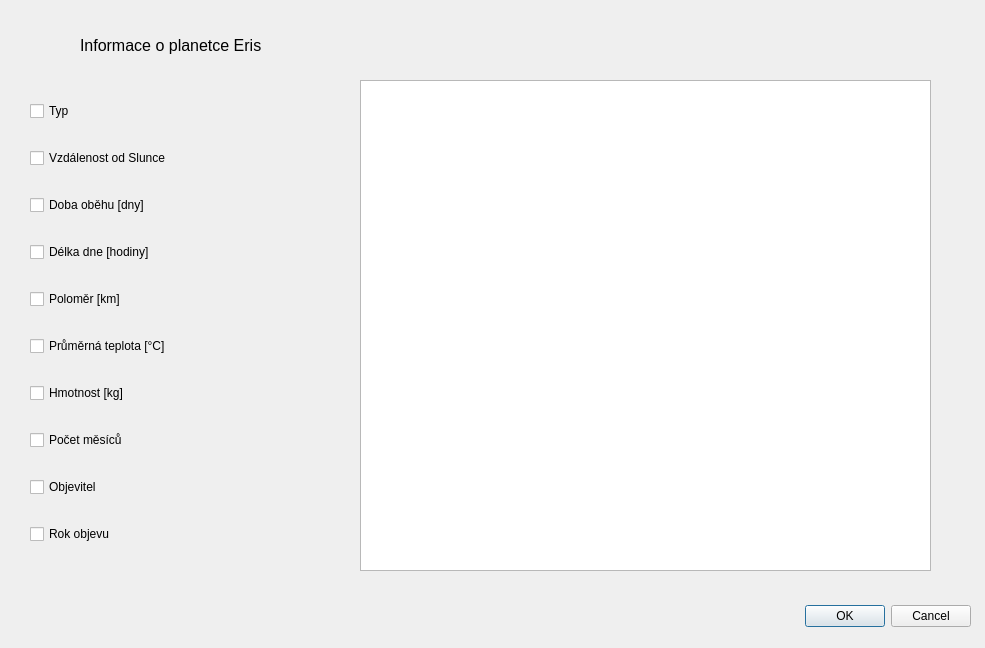
<?xml version="1.0" encoding="UTF-8"?>
<ui version="4.0">
 <class>DialogEris</class>
 <widget class="QDialog" name="DialogEris">
  <property name="geometry">
   <rect>
    <x>0</x>
    <y>0</y>
    <width>985</width>
    <height>648</height>
   </rect>
  </property>
  <property name="windowTitle">
   <string>Dialog</string>
  </property>
  <widget class="QDialogButtonBox" name="buttonBox">
   <property name="geometry">
    <rect>
     <x>630</x>
     <y>600</y>
     <width>341</width>
     <height>32</height>
    </rect>
   </property>
   <property name="orientation">
    <enum>Qt::Horizontal</enum>
   </property>
   <property name="standardButtons">
    <set>QDialogButtonBox::Cancel|QDialogButtonBox::Ok</set>
   </property>
  </widget>
  <widget class="QTableView" name="tableViewEris">
   <property name="geometry">
    <rect>
     <x>360</x>
     <y>80</y>
     <width>571</width>
     <height>491</height>
    </rect>
   </property>
  </widget>
  <widget class="QWidget" name="verticalLayoutWidget">
   <property name="geometry">
    <rect>
     <x>30</x>
     <y>80</y>
     <width>301</width>
     <height>491</height>
    </rect>
   </property>
   <layout class="QVBoxLayout" name="verticalLayout">
    <item>
     <widget class="QCheckBox" name="checkBox_2">
      <property name="text">
       <string>Typ</string>
      </property>
     </widget>
    </item>
    <item>
     <widget class="QCheckBox" name="checkBox_4">
      <property name="text">
       <string>Vzdálenost od Slunce</string>
      </property>
     </widget>
    </item>
    <item>
     <widget class="QCheckBox" name="checkBox_5">
      <property name="text">
       <string>Doba oběhu [dny]</string>
      </property>
     </widget>
    </item>
    <item>
     <widget class="QCheckBox" name="checkBox_8">
      <property name="text">
       <string>Délka dne [hodiny]</string>
      </property>
     </widget>
    </item>
    <item>
     <widget class="QCheckBox" name="checkBox_9">
      <property name="text">
       <string>Poloměr [km]</string>
      </property>
     </widget>
    </item>
    <item>
     <widget class="QCheckBox" name="checkBox_7">
      <property name="text">
       <string>Průměrná teplota [°C]</string>
      </property>
     </widget>
    </item>
    <item>
     <widget class="QCheckBox" name="checkBox_10">
      <property name="text">
       <string>Hmotnost [kg]</string>
      </property>
     </widget>
    </item>
    <item>
     <widget class="QCheckBox" name="checkBox_6">
      <property name="text">
       <string>Počet měsíců</string>
      </property>
     </widget>
    </item>
    <item>
     <widget class="QCheckBox" name="checkBox_3">
      <property name="text">
       <string>Objevitel</string>
      </property>
     </widget>
    </item>
    <item>
     <widget class="QCheckBox" name="checkBox">
      <property name="text">
       <string>Rok objevu</string>
      </property>
     </widget>
    </item>
   </layout>
  </widget>
  <widget class="QLabel" name="label">
   <property name="geometry">
    <rect>
     <x>80</x>
     <y>30</y>
     <width>291</width>
     <height>31</height>
    </rect>
   </property>
   <property name="text">
    <string>&lt;html&gt;&lt;head/&gt;&lt;body&gt;&lt;p&gt;&lt;span style=&quot; font-size:12pt;&quot;&gt;Informace o planetce Eris&lt;/span&gt;&lt;/p&gt;&lt;/body&gt;&lt;/html&gt;</string>
   </property>
  </widget>
 </widget>
 <resources/>
 <connections>
  <connection>
   <sender>buttonBox</sender>
   <signal>accepted()</signal>
   <receiver>DialogEris</receiver>
   <slot>accept()</slot>
   <hints>
    <hint type="sourcelabel">
     <x>248</x>
     <y>254</y>
    </hint>
    <hint type="destinationlabel">
     <x>157</x>
     <y>274</y>
    </hint>
   </hints>
  </connection>
  <connection>
   <sender>buttonBox</sender>
   <signal>rejected()</signal>
   <receiver>DialogEris</receiver>
   <slot>reject()</slot>
   <hints>
    <hint type="sourcelabel">
     <x>316</x>
     <y>260</y>
    </hint>
    <hint type="destinationlabel">
     <x>286</x>
     <y>274</y>
    </hint>
   </hints>
  </connection>
 </connections>
</ui>
